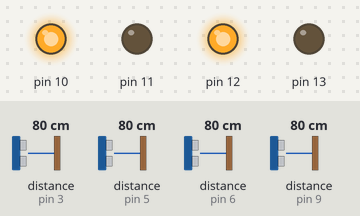
A sketch run on a simulated Arduino Uno, built with avr-gcc and run on an emulated ATmega328P. Shown: output pins drawn as LEDs (lit = HIGH). Wiring (inferred from the names in the program): 4 × ultrasonic range finder: trigger pin 2, echo pin 6 / trigger pin 4, echo pin 9 / trigger pin 7, echo pin 3 / trigger pin 8, echo pin 5. The test bench sets the inputs (shaded band); at power-on: distance to the obstacle (sensors on pin 3, pin 5, pin 6, pin 9) 80 cm. The echo pulse lasts 58.3 µs per cm; pins used as bus, display or sensor lines are not drawn; what the sketch prints to the serial monitor is not drawn.

Above: at 0.6 s.
At 4.1 s:
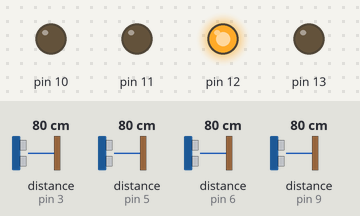
At 6.6 s:
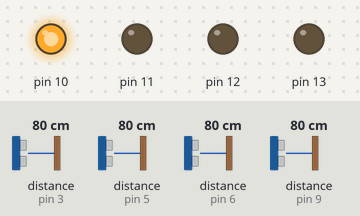
Timing chart, 0 to 10.7 s (numbered marks = the images above):
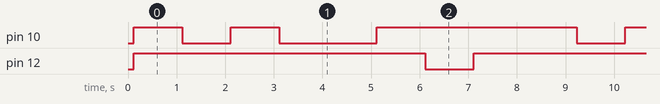

Measured:
- by itself, pin 10: repeats every 8.1 s: LOW 1.0 s, HIGH 1.0 s, LOW 2.0 s, HIGH 4.1 s
- by itself, pin 12: repeats every 8.1 s: LOW 1.0 s, HIGH 7.1 s
- by itself, everything shown: repeats every 8.1 s, in 6 steps

The sketch:

sketch_oct16b.ino
```cpp
#define fthold 5     // Threshold value in front direction
#define rthold 2     // Threshold value in right direction
#define lthold 2     // Threshold vlaue in left direction
#define bthold 5     // Threshold vlaue in back direction

const int trigPinf = 7;
const int echoPinf = 3;

// Right US sensor.
const int trigPinr = 8;
const int echoPinr = 5;

 // Left US sensor.
const int trigPinl =  4;
const int echoPinl =  9;

 // Back US sensor.
const int trigPinb =  2;
const int echoPinb =  6;


int kar=0;int kar1=0;int kar2 = 0;int x=0;int final;int count=0;int present_count=0; int current_row; int current_column; int current_dir;
int **arr;
int link[30];
float fdist;    float rdist;    float ldist;  float bdist;      // front, right, and left distances.
float fdur[5];  float rdur[5];  float ldur[5];  float bdur[5];    // Arrays which store the values of five durations... We will take only the median value(afer sorting) with error bearing capacity of 40%.


int fblocks;int rblocks;int lblocks;int bblocks;


float middleval(float mid[])
{
   for(kar2=0;kar2<4;kar2++)
    {
        for(kar1=0;kar1<4;kar1++)
        {
            if(mid[kar1]>mid[kar1+1])
            {
                int temp = mid[kar1];
                mid[kar1] = mid[kar1+1];
                mid[kar1+1] = temp;
            }
        }
    }
  return mid[2]; // Median value.
}


float frontdist()
{
 float gapf;float ticktockf;

 digitalWrite(trigPinf,LOW);
 delayMicroseconds(2);
 digitalWrite(trigPinf,HIGH);
 delayMicroseconds(10);
 digitalWrite(trigPinf,LOW);

ticktockf = pulseIn(echoPinf,HIGH);    // in one cm there are 29 microseconds.
 gapf = ticktockf*0.0344/2;

 return gapf;
}
// Returns the distance the wall to its right side
 float rightdist()
 {
   float gapr;float ticktockr;
   digitalWrite(trigPinr,LOW);
   delayMicroseconds(2);
   digitalWrite(trigPinr,HIGH);
   delayMicroseconds(10);
   digitalWrite(trigPinr,LOW);

   ticktockr = pulseIn(echoPinr,HIGH);
   gapr = ticktockr*0.0344/2;

   return gapr;
 }

// Returns the distance of the wall to its left side
float leftdist()
 {
   float gapl;float ticktockl;

   digitalWrite(trigPinl,LOW);
   delayMicroseconds(2);
   digitalWrite(trigPinl,HIGH);
   delayMicroseconds(10);
   digitalWrite(trigPinl,LOW);

   ticktockl = pulseIn(echoPinl,HIGH);
   gapl = ticktockl*0.0334/2;
   return gapl;
 }
// Returns the distance the wall to its back side
 float backdist()
 {
   float gapb;float ticktockb;
   digitalWrite(trigPinb,LOW);
   delayMicroseconds(2);
   digitalWrite(trigPinb,HIGH);
   delayMicroseconds(10);
   digitalWrite(trigPinb,LOW);

   ticktockb = pulseIn(echoPinb,HIGH);
   gapb = ticktockb*0.0344/2;

   return gapb;
 }

void check(int row, int column, int dir){
  int remainder;
  int y = x;
  for(kar2 = 0; kar2<dir; kar2++){
    remainder = y%10;
    y = y/10;
    y = 1000*remainder + y;
  }

  if(y == arr[row][column]){
    link[present_count] = row*1000+column*10+dir;
    present_count++;
  }

return;

}

void find_blocks(){

  for(kar2=0;kar2<=4;kar2++)
  {
    fdur[kar2] = frontdist();
    rdur[kar2] = rightdist();
    bdur[kar2] = backdist();
    ldur[kar2] = leftdist();
  }
  fdist = middleval(fdur);
  rdist = middleval(rdur);
  bdist = middleval(bdur);
  ldist = middleval(ldur);

  fblocks = round((fdist - fthold)/25.0);
  rblocks = round((rdist - rthold)/25.0);
  bblocks = round((bdist - bthold)/25.0);
  lblocks = round((ldist - lthold)/25.0);

  Serial.print("frontblocks: ");
  Serial.println(fblocks);
  Serial.print("rightblocks: ");
  Serial.println(rblocks);
  Serial.print("backblocks: ");
  Serial.println(bblocks);
  Serial.print("leftblocks: ");
  Serial.println(lblocks);

  x = 1000*fblocks+10*bblocks;

  return;
}

void fill(int row, int column, int a, int b, int c, int d){
  arr[row][column] = 1000*a+100*b+10*c+1*d;

  if(1000*a+100*b+10*c+1*d == x){
    link[count] = row*1000+column*10+1;
    count++;
  }

  else if(1000*b+100*c+10*d+1*a == x){
    link[count] = row*1000+column*10+2;
    count++;
  }

  else if(1000*c+100*d+10*a+1*b == x){
    link[count] = row*1000+column*10+3;
    count++;
  }

  else if(1000*d+100*a+10*b+1*c == x){
    link[count] = row*1000+column*10+4;
    count++;
  }

  return;
}


void setup(){

  pinMode(trigPinf,OUTPUT);
  pinMode(echoPinf,INPUT);
  pinMode(trigPinr,OUTPUT);
  pinMode(echoPinr,INPUT);
  pinMode(trigPinl,OUTPUT);
  pinMode(echoPinl,INPUT);
  pinMode(trigPinb,OUTPUT);
  pinMode(echoPinb,INPUT);
  pinMode(10,OUTPUT);
  pinMode(11,OUTPUT);
  pinMode(12,OUTPUT);
  pinMode(13,OUTPUT);

  Serial.begin(9600);
  Serial.print("a\n");

  arr = (int **)malloc(15 * sizeof(int * ));
  for (kar=0; kar<15; kar++) {
      arr[kar] = (int *)malloc(15 * sizeof(int ));
  }

  Serial.print("b\n");
  find_blocks();
  fill(0,0,0,0,1,0);fill(0,1,0,1,0,0);fill(0,2,0,5,0,1);fill(0,3,0,4,0,2);fill(0,4,0,3,0,3);fill(0,5,0,2,0,4);fill(0,6,0,1,1,5);fill(0,7,0,0,3,6);fill(0,8,0,0,2,0);fill(0,9,0,4,4,0);fill(0,10,0,3,1,1);fill(0,11,0,2,0,2);fill(0,12,0,1,0,3);fill(0,13,0,0,1,4);fill(0,14,0,0,5,0);fill(1,0,1,1,0,0); fill(1,1,0,0,2,1); fill (1,2,0,4,1,0); fill(1,3,0,3,0,1); fill(1,4,0,2,0,2); fill(1,5,0,1,0,3); fill(1,6,1,0,0,4); fill(1,7,1,1,2,0) ;fill(1,8,1,0,1,1); fill(1,9,1,0,3,0); fill(1,10,1,1,0,0); fill(1,11,0,0,1,1); fill(1,12,0,1,1,0); fill(1,13,1,0,0,1); fill(1,14,1,0,4,0); fill(2,0,0,0,5,0); fill(2,1,1,0,1,0); fill(2,2,1,1,0,0); fill(2,3,0,0,2,1); fill(2,4,0,2,0,0); fill(2,5,0,1,0,1); fill(2,6,0,0,3,2); fill(2,7,2,0,1,0); fill(2,8,2,1,0,0); fill(2,9,2,0,2,1); fill(2,10,0,1,2,0); fill(2,11,1,0,0,1); fill(2,12,1,2,0,0); fill(2,13,0,1,0,1); fill(2,14,2,0,3,2); fill(3,0,1,0,4,0); fill(3,1,2,4,0,0); fill(3,2,0,3,2,1); fill(3,3,1,2,1,2); fill(3,4,0,1,0,3); fill(3,5,0,0,2,4); fill(3,6,1,0,2,0); fill(3,7,3,1,0,0); fill(3,8,0,0,1,1); fill(3,9,3,4,1,0); fill(3,10,1,3,1,1); fill(3,11,0,2,0,2); fill(3,12,0,1,1,3); fill(3,13,0,0,0,4); fill(3,14,3,8,2,0); fill(4,0,2,1,3,0); fill(4,1,0,0,1,1); fill(4,2,1,0,1,0); fill(4,3,2,1,0,0); fill(4,4,0,0,0,1); fill(4,5,1,0,1,0); fill(4,6,2,2,1,0); fill(4,7,0,1,0,1); fill(4,8,1,0,0,2); fill(4,9,4,0,0,0); fill(4,10,2,1,0,0); fill(4,11,0,0,1,1); fill(4,12,1,2,0,0); fill(4,13,0,1,0,1); fill(4,14,4,0,1,2); fill(5,0,3,0,2,0); fill(5,1,1,0,0,0); fill(5,2,2,1,0,0); fill(5,3,0,0,1,1); fill(5,4,0,4,1,0); fill(5,5,2,3,0,1); fill(5,6,3,2,0,2); fill(5,7,0,1,2,3); fill(5,8,0,0,1,4); fill(5,9,0,1,1,0); fill(5,10,0,0,2,1); fill(5,11,1,2,0,0); fill(5,12,0,1,0,1); fill(5,13,0,0,1,2); fill(5,14,5,0,0,0); fill(6,0,4,2,1,0); fill(6,1,0,1,0,1); fill(6,2,0,0,1,2); fill(6,3,1,2,0,0); fill(6,4,1,1,0,1); fill(6,5,0,0,1,2); fill(6,6,0,1,2,0); fill(6,7,1,0,1,1); fill(6,8,1,1,0,0); fill(6,9,1,0,0,1); fill(6,10,1,0,1,0); fill(6,11,0,1,2,0); fill(6,12,0,0,1,1); fill(6,13,1,1,0,0); fill(6,14,0,0,4,1); fill(7,0,5,0,0,0); fill(7,1,0,4,1,0); fill(7,2,1,3,0,1); fill(7,3,0,2,5,2); fill(7,4,0,1,0,3); fill(7,5,1,0,0,4); fill(7,6,1,0,1,0); fill(7,7,2,3,0,0); fill(7,8,0,2,0,1); fill(7,9,0,1,1,2); fill(7,10,2,0,0,3); fill(7,11,1,0,1,0); fill(7,12,1,1,0,0); fill(7,13,0,0,1,1); fill(7,14,1,0,3,0); fill(8,0,0,1,6,0); fill(8,1,1,0,0,1); fill(8,2,0,0,3,0); fill(8,3,1,0,4,0); fill(8,4,0,2,5,0); fill(8,5,0,1,4,1); fill(8,6,2,0,0,2); fill(8,7,0,0,1,0); fill(8,8,0,3,1,0); fill(8,9,1,2,0,1); fill(8,10,0,1,1,2); fill(8,11,2,0,0,3); fill(8,12,0,0,4,0); fill(8,13,1,1,0,0); fill(8,14,2,0,2,1); fill(9,0,1,0,5,0); fill(9,1,0,2,0,0); fill(9,2,1,1,2,1); fill(9,3,2,0,3,2); fill(9,4,1,0,4,0); fill(9,5,1,4,3,0); fill(9,6,0,3,0,1); fill(9,7,1,2,0,2); fill(9,8,1,1,0,3); fill(9,9,0,0,1,4); fill(9,10,1,1,0,0); fill(9,11,0,0,3,1); fill(9,12,1,1,3,0); fill(9,13,0,0,0,1); fill(9,14,3,8,1,0); fill(10,0,2,2,4,0); fill(10,1,0,1,0,1); fill(10,2,2,0,1,2); fill(10,3,3,0,2,0); fill(10,4,2,1,3,0); fill(10,5,2,0,2,1); fill(10,6,0,2,3,0); fill(10,7,0,1,0,1); fill(10,8,0,0,1,2); fill(10,9,1,1,0,0); fill(10,10,0,0,1,1); fill(10,11,1,0,2,0); fill(10,12,2,0,2,0); fill(10,13,0,1,1,0); fill(10,14,4,0,0,1); fill(11,0,3,0,3,0); fill(11,1,0,1,3,0); fill(11,2,3,0,0,1); fill(11,3,4,1,1,0); fill(11,4,3,0,2,1); fill(11,5,3,1,1,0); fill(11,6,1,0,2,1); fill(11,7,0,3,3,0); fill(11,8,1,2,0,1); fill(11,9,0,1,0,2); fill(11,10,1,0,0,3); fill(11,11,2,0,1,0); fill(11,12,3,1,1,0); fill(11,13,1,0,0,1); fill(11,14,0,0,3,0); fill(12,0,4,1,2,0); fill(12,1,1,0,2,1); fill(12,2,0,1,2,0); fill(12,3,5,0,0,1); fill(12,4,4,0,1,0); fill(12,5,4,0,0,0); fill(12,6,2,0,1,0); fill(12,7,1,0,2,0); fill(12,8,0,1,2,0); fill(12,9,0,0,8,1); fill(12,10,0,1,2,0); fill(12,11,3,0,0,1); fill(12,12,4,1,0,0); fill(12,13,0,0,2,1); fill(12,14,1,0,2,0); fill(13,0,5,0,1,0); fill(13,1,2,0,1,0); fill(13,2,1,1,1,0); fill(13,3,0,0,8,1); fill(13,4,5,2,0,0); fill(13,5,0,1,0,1); fill(13,6,3,0,0,2); fill(13,7,2,0,1,0); fill(13,8,1,0,1,0); fill(13,9,1,0,8,0); fill(13,10,1,0,1,0); fill(13,11,0,1,1,0); fill(13,12,0,0,1,1); fill(13,13,1,0,1,0); fill(13,14,2,0,1,0); fill(14,0,6,0,0,0); fill(14,1,3,1,0,0); fill(14,2,2,0,0,1); fill(14,3,1,5,8,0); fill(14,4,0,4,0,1); fill(14,5,0,3,0,2); fill(14,6,0,2,0,3); fill(14,7,3,1,0,4); fill(14,8,2,0,0,5); fill(14,9,2,1,8,0); fill(14,10,2,0,0,1); fill(14,11,1,0,0,0); fill(14,12,1,2,0,0); fill(14,13,2,1,0,1); fill(14,14,3,0,0,2);

}


void loop(){
  if(count!=1){
    Serial.print("count is ");
    Serial.println(count);
    if(fblocks>0 && fblocks<8){
      digitalWrite(10,HIGH);
      digitalWrite(11,LOW);
      digitalWrite(12,HIGH);
      digitalWrite(13,LOW);
      delay(1000);
      current_dir = 0;
    }
    if(rblocks>0 && rblocks<8){

      digitalWrite(10,LOW);
      digitalWrite(11,LOW);
      digitalWrite(12,HIGH);
      digitalWrite(13,LOW);
      delay(1000);

      digitalWrite(10,HIGH);
      digitalWrite(11,LOW);
      digitalWrite(12,HIGH);
      digitalWrite(13,LOW);
      delay(1000);
      current_dir = 1;
    }
    if(bblocks>0 && bblocks<8){

      digitalWrite(10,LOW);
      digitalWrite(11,LOW);
      digitalWrite(12,HIGH);
      digitalWrite(13,LOW);
      delay(2000);

      digitalWrite(10,HIGH);
      digitalWrite(11,LOW);
      digitalWrite(12,HIGH);
      digitalWrite(13,LOW);
      delay(1000);
      current_dir = 2;
    }
    if(lblocks>0 && lblocks<8){

      digitalWrite(10,HIGH);
      digitalWrite(11,LOW);
      digitalWrite(12,LOW);
      digitalWrite(13,LOW);
      delay(1000);

      digitalWrite(10,HIGH);
      digitalWrite(11,LOW);
      digitalWrite(12,HIGH);
      digitalWrite(13,LOW);
      delay(1000);
      current_dir = 3;
    }

    find_blocks();

    for(kar =0 ; kar<count;kar++){
      current_dir = (current_dir+link[kar]%10)% 4;
      current_column = (link[kar]/10)%100 - ((current_dir)%2)*(current_dir-2);
      current_row  = (link[kar]/1000)%100 + ((current_dir+1))%2*(current_dir-1);
      check(current_row,current_column,current_dir);
    }

    count = present_count;
    present_count =0;

  }

  else{
    delay(30000);
  }

}
```
